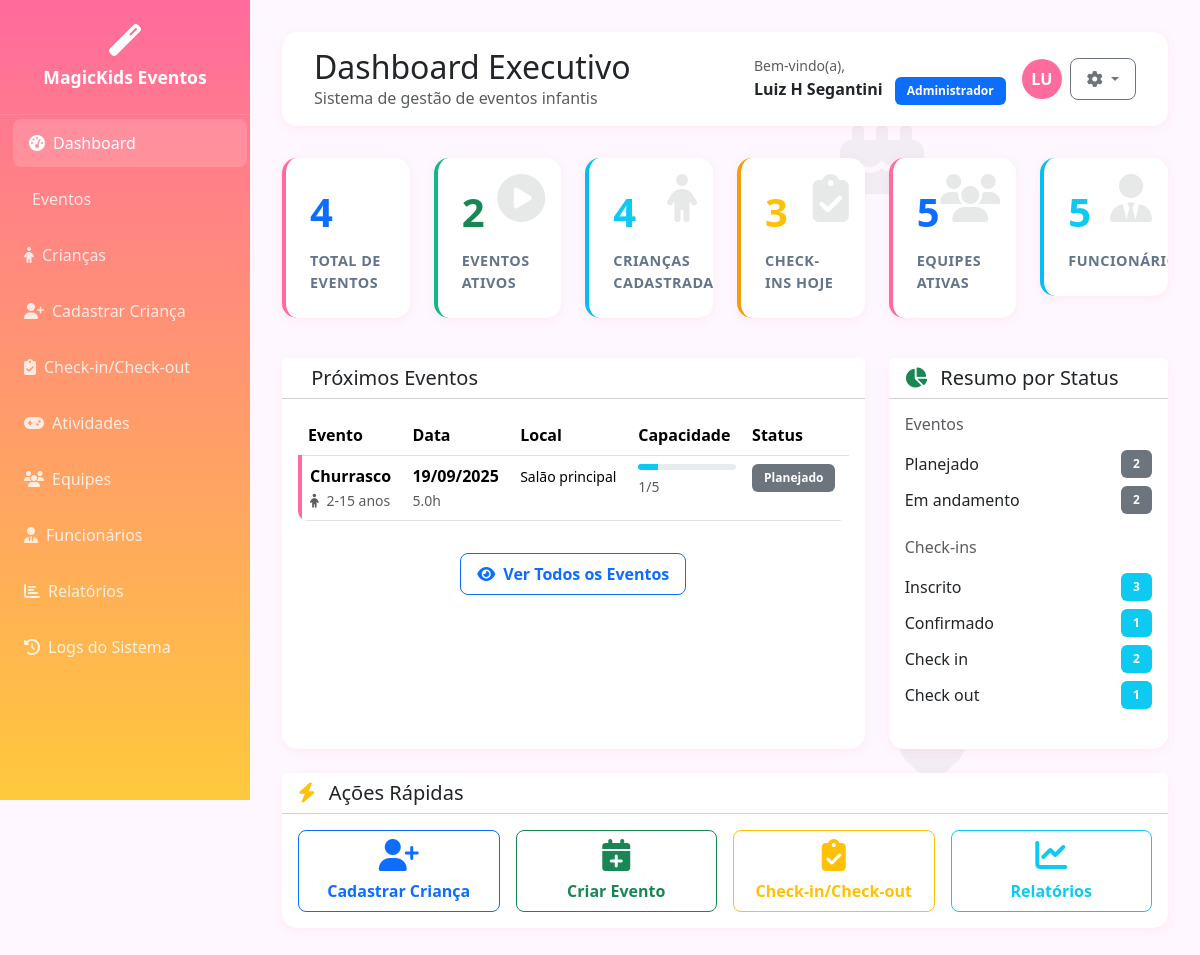
Screenshot of /dashboard_eventos.php (signed in) with the database file from the repository.
### tables this page shows
CREATE TABLE IF NOT EXISTS `usuarios` (
  `id` int(11) NOT NULL AUTO_INCREMENT,
  `nome_completo` varchar(255) NOT NULL,
  `cpf` varchar(14) NOT NULL,
  `email` varchar(255) NOT NULL,
  `cargo` varchar(100) DEFAULT NULL,
  `login` varchar(50) NOT NULL,
  `senha` varchar(255) NOT NULL,
  `perfil` enum('administrador','coordenador','animador','monitor','auxiliar') NOT NULL,
  `data_criacao` timestamp NOT NULL DEFAULT current_timestamp(),
  `data_atualizacao` timestamp NOT NULL DEFAULT current_timestamp() ON UPDATE current_timestamp(),
  PRIMARY KEY (`id`),
  UNIQUE KEY `cpf` (`cpf`),
  UNIQUE KEY `email` (`email`),
  UNIQUE KEY `login` (`login`)
);

CREATE TABLE IF NOT EXISTS `eventos` (
  `id` int(11) NOT NULL AUTO_INCREMENT,
  `nome` varchar(255) NOT NULL,
  `tipo_evento` enum('Festa Infantil','Aniversário','Workshop','Acampamento','Gincana','Show Infantil','Outro') DEFAULT 'Festa Infantil',
  `faixa_etaria_min` int(3) DEFAULT 3,
  `faixa_etaria_max` int(3) DEFAULT 12,
  `capacidade_maxima` int(4) DEFAULT 50,
  `local_evento` text DEFAULT NULL,
  `duracao_horas` decimal(3,1) DEFAULT 4.0,
  `descricao` text DEFAULT NULL,
  `data_inicio` date DEFAULT NULL,
  `data_fim_evento` date DEFAULT NULL,
  `status` enum('planejado','em_andamento','concluido','cancelado') DEFAULT 'planejado',
  `coordenador_id` int(11) DEFAULT NULL,
  `data_criacao` timestamp NOT NULL DEFAULT current_timestamp(),
  `data_atualizacao` timestamp NOT NULL DEFAULT current_timestamp() ON UPDATE current_timestamp(),
  PRIMARY KEY (`id`),
  KEY `gerente_id` (`coordenador_id`),
  CONSTRAINT `eventos_ibfk_1` FOREIGN KEY (`coordenador_id`) REFERENCES `usuarios` (`id`)
);

### dashboard_eventos.php (the view, shortened to what the rows shown need)
<?php
require_once 'includes/auth.php';
require_once 'controllers/EventosController.php';
try {
    $eventosController = new EventosController();
    $dashboardData = $eventosController->getDashboardData();
    $currentUser = getCurrentUser();
} catch (Exception $e) {
    error_log("Erro no dashboard: " . $e->getMessage());
    $dashboardData = [
        'total_eventos' => 0,
        'eventos_ativos' => 0,
        'total_criancas' => 0,
        'criancas_checkin' => 0,
        'total_equipes' => 0,
        'total_funcionarios' => 0,
        'proximos_eventos' => [],
        'eventos_hoje' => [],
        'aniversariantes_mes' => [],
        'evento_status_summary' => ['planejado' => 0, 'em_andamento' => 0, 'concluido' => 0, 'cancelado' => 0],
        'checkin_status_summary' => ['inscrito' => 0, 'check-in' => 0, 'check-out' => 0],
        'minhas_atividades' => []
    ];
    $currentUser = getCurrentUser();
}
?>
<!DOCTYPE html>
<html lang="pt-BR">
<head>
    <link href="https://cdnjs.cloudflare.com/ajax/libs/bootstrap/5.3.2/css/bootstrap.min.css" rel="stylesheet">
    <link href="https://cdnjs.cloudflare.com/ajax/libs/font-awesome/6.4.0/css/all.min.css" rel="stylesheet">
</head>
<body>
    <main class="main-content">
        <div class="header-bar d-flex justify-content-between align-items-center">
            <div>
                <h2 class="mb-0">Dashboard Executivo</h2>
            </div>
            <div class="d-flex align-items-center">
                <div class="me-3">
                    <small class="text-muted">Bem-vindo(a),</small><br>
                    <strong><?php echo htmlspecialchars($currentUser['nome']); ?></strong>
                    <span class="badge bg-primary ms-2"><?php echo ucfirst($currentUser['perfil']); ?></span>
                </div>
                <div class="user-avatar">
                    <?php echo strtoupper(substr($currentUser['nome'], 0, 2)); ?>
                </div>
                <div class="dropdown ms-2">
                    <button class="btn btn-outline-secondary dropdown-toggle" type="button" data-bs-toggle="dropdown">
                    </button>
                </div>
            </div>
        </div>
        <div class="row mb-4">
            <div class="col-xl-2 col-md-4 col-sm-6 mb-3">
                <div class="stat-card primary position-relative">
                    <div class="stat-number text-primary"><?php echo $dashboardData['total_equipes']; ?></div>
                    <div class="stat-label">Equipes Ativas</div>
                    <i class="fas fa-users stat-icon"></i>
                </div>
            </div>
            <div class="col-xl-2 col-md-4 col-sm-6 mb-3">
                <div class="stat-card info position-relative">
                    <div class="stat-number text-info"><?php echo $dashboardData['total_funcionarios']; ?></div>
                    <div class="stat-label">Funcionários</div>
                    <i class="fas fa-user-tie stat-icon"></i>
                </div>
            </div>
        </div>
        <div class="row">
            <div class="col-lg-8 mb-4">
                <div class="card h-100">
                    <div class="card-body">
                        <?php if (empty($dashboardData['proximos_eventos'])): ?>
                            <p class="text-muted text-center py-4">Nenhum evento próximo agendado</p>
                        <?php else: ?>
                            <div class="table-responsive">
                                <table class="table table-hover">
                                    <thead>
                                        <tr>
                                            <th>Evento</th>
                                            <th>Data</th>
                                            <th>Local</th>
                                            <th>Capacidade</th>
                                            <th>Status</th>
                                        </tr>
                                    </thead>
                                    <tbody>
                                        <?php foreach ($dashboardData['proximos_eventos'] as $evento): ?>
                                        <tr class="evento-card">
                                            <td>
                                                <strong><?php echo htmlspecialchars($evento['nome']); ?></strong><br>
                                                <small class="text-muted">
                                                    <i class="fas fa-child me-1"></i>
                                                    <?php echo $evento['faixa_etaria_min']; ?>-<?php echo $evento['faixa_etaria_max']; ?> anos
                                                </small>
                                            </td>
                                            <td>
                                                <strong><?php echo date('d/m/Y', strtotime($evento['data_inicio'])); ?></strong><br>
                                                <small class="text-muted"><?php echo $evento['duracao_horas']; ?>h</small>
                                            </td>
                                            <td>
                                                <small><?php echo htmlspecialchars($evento['local_evento'] ?? 'A definir'); ?></small>
                                            </td>
                                            <td>
                                                <div class="progress mb-1" style="height: 6px;">
                                                    <?php
                                                    $inscricoes = $evento['total_inscricoes'] ?? 0;
                                                    $capacidade = $evento['capacidade_maxima'];
                                                    $percentual = $capacidade > 0 ? ($inscricoes / $capacidade) * 100 : 0;
                                                    ?>
                                                    <div class="progress-bar bg-info" style="width: <?php echo $percentual; ?>%"></div>
                                                </div>
                                                <small class="text-muted"><?php echo $inscricoes; ?>/<?php echo $capacidade; ?></small>
                                            </td>
                                            <td>
                                                <?php
                                                $statusClass = [
                                                    'planejado' => 'secondary',
                                                    'em_andamento' => 'primary',
                                                    'concluido' => 'success',
                                                    'cancelado' => 'danger'
                                                ];
                                                $statusText = [
                                                    'planejado' => 'Planejado',
                                                    'em_andamento' => 'Em Andamento',
                                                    'concluido' => 'Concluído',
                                                    'cancelado' => 'Cancelado'
                                                ];
                                                ?>
                                                <span class="badge bg-<?php echo $statusClass[$evento['status']] ?? 'secondary'; ?>">
                                                    <?php echo $statusText[$evento['status']] ?? 'Desconhecido'; ?>
                                                </span>
                                            </td>
                                        </tr>
                                        <?php endforeach; ?>
                                    </tbody>
                                </table>
                            </div>
                        <?php endif; ?>
                    </div>
                </div>
            </div>
        </div>
    </main>
</body>
</html>

### rows the page displays
usuarios: nome_completo "Luiz H Segantini", perfil "Administrador", nome_completo "LU"
eventos: capacidade_maxima "5", nome "Churrasco", faixa_etaria_min "2", faixa_etaria_max "15", data_inicio "19/09/2025", duracao_horas "5.0", local_evento "Salão principal", $percentual 20 (drawn), inscricoes "1", status "Planejado"

### other values shown
$dashboardData['total_eventos'] "4"
$dashboardData['eventos_ativos'] "2"
$dashboardData['total_criancas'] "4"
$dashboardData['criancas_checkin'] "3"
str_replace('_', ' ', $status) "Planejado"
$count "2"
str_replace('_', ' ', $status) "Em andamento"
str_replace(['_', '-'], ' ', $status) "Inscrito"
$count "3"
str_replace(['_', '-'], ' ', $status) "Confirmado"
$count "1"
str_replace(['_', '-'], ' ', $status) "Check in"
str_replace(['_', '-'], ' ', $status) "Check out"
